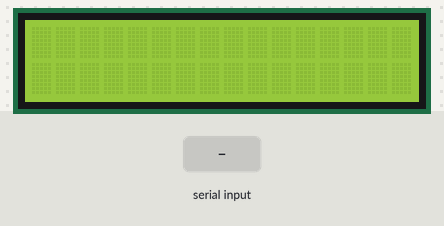
This sketch was run on a simulated Arduino Uno, built with avr-gcc and run on an emulated ATmega328P. Shown: 16×2 character LCD. Inputs (shaded band) come from the test bench.

Above: at 1.2 s.
1.3 s: "1\n" received over Serial
At 2.3 s:
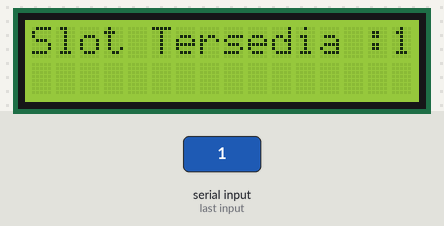
2.8 s: "0\n" received over Serial
At 3.4 s:
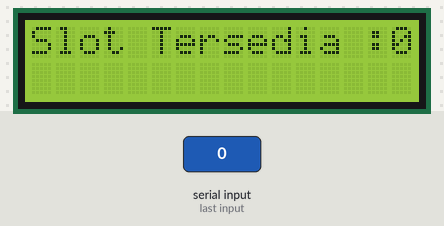
4.3 s: "2\n" received over Serial
At 4.6 s:
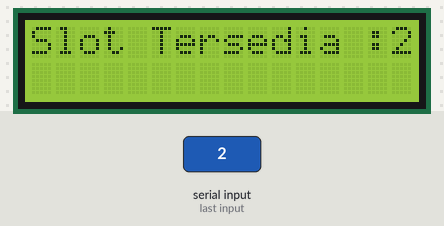
Timing chart, 0 to 7.3 s (numbered marks = the images above; inputs shaded):
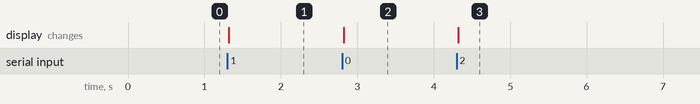

The sketch:

Arduino.ino
```cpp
#include <Wire.h>
#include <LiquidCrystal_I2C.h>

// Inisialisasi objek LCD
LiquidCrystal_I2C lcd(0x27, 16, 2);  // Alamat I2C LCD umumnya adalah 0x27, sesuaikan jika alamat berbeda

void setup() {
  Serial.begin(9600);  // Memulai koneksi serial
  lcd.init();          // Inisialisasi LCD
  lcd.backlight();     // Nyalakan backlight LCD
  lcd.clear();         // Bersihkan layar LCD
}

void loop() {
  if (Serial.available() > 0) {
    // Jika data tersedia di serial
    String data = Serial.readStringUntil('\n'); // Baca data dari serial sampai karakter newline (\n)

    // Tampilkan data pada LCD
    lcd.setCursor(0, 0);  // Set kursor ke kolom 0, baris 0
    lcd.print("Slot Tersedia : ");
    lcd.setCursor(15, 0);  // Set kursor ke kolom 0, baris 1
    lcd.print(data);       // Tampilkan data yang diterima dari Python
  }
}
```

Measured:
- after the input at 1.3 s, the display: changes at once (image 1)
- after the input at 2.8 s, the display: changes at once (image 2)
- after the input at 4.3 s, the display: changes at once (image 3)
